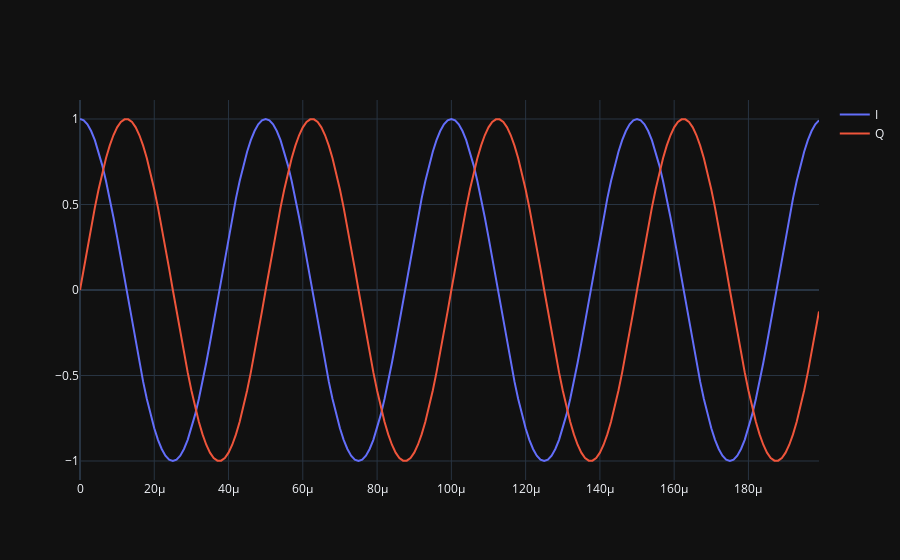

The code cell stored with this chart in its notebook:
### Markdown cell above
## Create base signal tx_signal with f = 20kHz
$$ tx\_signal = {e^{j2\pi ft}} = cos(2\pi ft) + j \ sin(2\pi ft) $$ 
<p style="text-align:center;">with<p>

$$ \phi = 0 $$

### Code cell
use_matplotlib = False

import numpy as np
if use_matplotlib:
    import matplotlib.pyplot as plt
else:
    import plotly.graph_objects as go
import beamforming

plt.style.use('dark_background')

sample_rate = 1e6
N = 10000 # number of samples to simulate

# Create a tone to act as the transmitter signal
t = np.arange(N)/sample_rate # time vector
f_tone = 0.02e6
tx_signal = beamforming.create_IQ_signal(f_tone, t)

if use_matplotlib:
    plt.plot(t[0:200], np.real(tx_signal[0:200]), 'b', label="I")
    plt.plot(t[0:200], np.imag(tx_signal[0:200]), 'r', label="Q")
    plt.legend()
    plt.show()
else:
    fig = go.Figure()
    fig.add_trace(go.Scatter(x=t[0:200], y=np.real(tx_signal[0:200]), mode='lines', name='I'))
    fig.add_trace(go.Scatter(x=t[0:200], y=np.imag(tx_signal[0:200]), mode='lines', name='Q'))
    fig.update_layout(template="plotly_dark")
    fig.show()

### Figure 1 — Plotly figure (JSON) as saved in the notebook; plotly's stock layout.template omitted (floating-point values rounded to 4 significant figures; data arrays with more than 128 entries replaced by an {"elided": "..."} marker saying what was removed)
{"data": [{"mode": "lines", "name": "I", "type": "scatter", "x": {"elided": "200 float values"}, "y": {"elided": "200 float values"}}, {"mode": "lines", "name": "Q", "type": "scatter", "x": {"elided": "200 float values"}, "y": {"elided": "200 float values"}}], "layout": {}}
